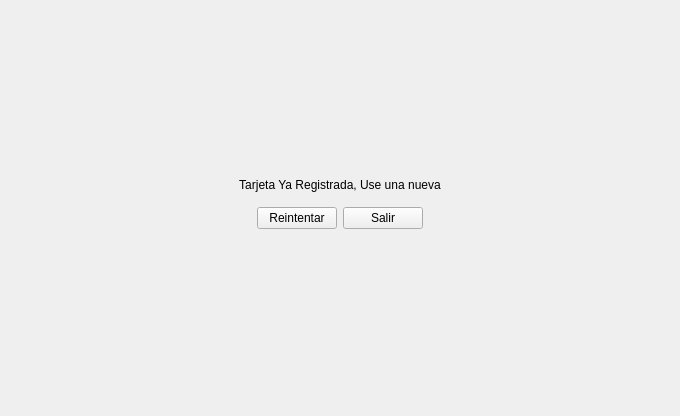
<?xml version="1.0" encoding="UTF-8"?>
<ui version="4.0">
 <class>Form</class>
 <widget class="QWidget" name="Form">
  <property name="geometry">
   <rect>
    <x>0</x>
    <y>0</y>
    <width>680</width>
    <height>416</height>
   </rect>
  </property>
  <property name="windowTitle">
   <string>Form</string>
  </property>
  <layout class="QVBoxLayout" name="verticalLayout">
   <item>
    <spacer name="top_space">
     <property name="orientation">
      <enum>Qt::Vertical</enum>
     </property>
     <property name="sizeHint" stdset="0">
      <size>
       <width>20</width>
       <height>157</height>
      </size>
     </property>
    </spacer>
   </item>
   <item>
    <widget class="QLabel" name="in_use_lbl">
     <property name="text">
      <string>Tarjeta Ya Registrada, Use una nueva</string>
     </property>
     <property name="scaledContents">
      <bool>false</bool>
     </property>
     <property name="alignment">
      <set>Qt::AlignCenter</set>
     </property>
    </widget>
   </item>
   <item>
    <widget class="QWidget" name="button_container" native="true">
     <property name="sizePolicy">
      <sizepolicy hsizetype="Preferred" vsizetype="Preferred">
       <horstretch>0</horstretch>
       <verstretch>0</verstretch>
      </sizepolicy>
     </property>
     <layout class="QHBoxLayout" name="horizontalLayout">
      <item>
       <spacer name="left_space">
        <property name="orientation">
         <enum>Qt::Horizontal</enum>
        </property>
        <property name="sizeHint" stdset="0">
         <size>
          <width>40</width>
          <height>20</height>
         </size>
        </property>
       </spacer>
      </item>
      <item>
       <widget class="QPushButton" name="retry_btn">
        <property name="text">
         <string>Reintentar</string>
        </property>
       </widget>
      </item>
      <item>
       <widget class="QPushButton" name="exit_btn">
        <property name="text">
         <string>Salir</string>
        </property>
       </widget>
      </item>
      <item>
       <spacer name="right_space">
        <property name="orientation">
         <enum>Qt::Horizontal</enum>
        </property>
        <property name="sizeHint" stdset="0">
         <size>
          <width>40</width>
          <height>20</height>
         </size>
        </property>
       </spacer>
      </item>
     </layout>
    </widget>
   </item>
   <item>
    <spacer name="bottom_space">
     <property name="orientation">
      <enum>Qt::Vertical</enum>
     </property>
     <property name="sizeHint" stdset="0">
      <size>
       <width>20</width>
       <height>157</height>
      </size>
     </property>
    </spacer>
   </item>
  </layout>
 </widget>
 <resources/>
 <connections/>
</ui>
